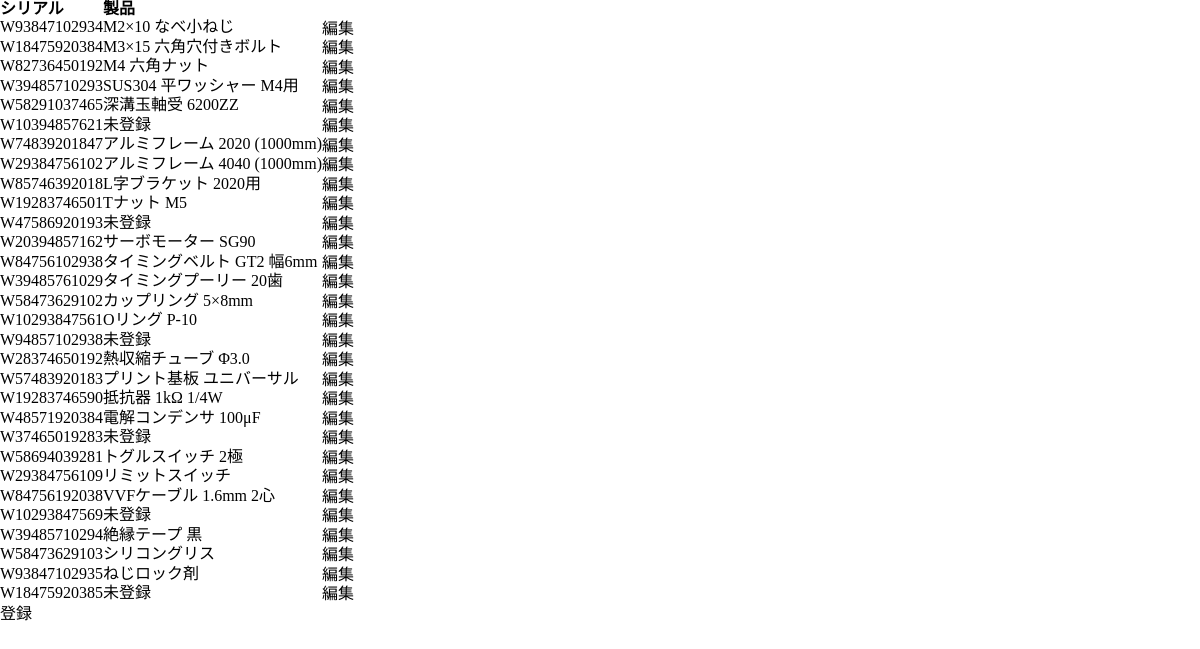
Page /mat.php on the committed database.
### tables this page shows
CREATE TABLE possess_mat (
    mat_id INT AUTO_INCREMENT PRIMARY KEY,
    serial_id CHAR(12) NOT NULL UNIQUE,
    stock_id INT,  
    mat_spec_id INT NOT NULL,
    FOREIGN KEY (stock_id) REFERENCES inventory(stock_id),
    FOREIGN KEY (mat_spec_id) REFERENCES mat_specification(mat_spec_id)
);

CREATE TABLE inventory (
    stock_id INT AUTO_INCREMENT PRIMARY KEY,
    stock_name VARCHAR(100) NOT NULL,
    amount INT NOT NULL,
    border_line INT NOT NULL,
    weight DECIMAL(10,3) NOT NULL,
    img VARCHAR(255) NOT NULL
);

### mat.php (the view, shortened to what this page needs)
<?php require "config/database.php"; ?>
<?php require "header.php"; ?>
<table>
    <tr>
        <th>シリアル</th>
        <th>製品</th>
        <th></th>
    </tr>
    <?php
    $sql = $pdo -> query("
        select * from possess_mat as pm
        left join inventory as i
        on pm.stock_id = i.stock_id
    ");
    foreach($sql as $row){
        echo "<tr>";
        echo "<td>";
        echo $row['serial_id'];
        echo "</td>";
        if(!empty($row["stock_name"])){
            echo "<td>";
            echo $row['stock_name'];
            echo "</td>";
        } else {
            echo "<td class='mat-unlinked'>";
            echo "未登録";
            echo "</td>";
        }
        echo "<td>";
        echo '<button onclick="location.href=', "'mat-edit.php'", '">編集</button>';
        echo "</td>";
        echo "</tr>";
    }
    ?>
</table>
<button onclick="location.href='mat-add.php'">登録</button>

### css/destyle.css (style rules this page uses)
html { line-height: 1.15; -webkit-text-size-adjust: 100%; -webkit-tap-highlight-color: transparent; }
body { margin: 0; }
p, table, blockquote, address, pre, iframe, form, figure, dl { margin: 0; }
button, input, optgroup, select, textarea { -webkit-appearance: none; appearance: none; vertical-align: middle; color: inherit; font: inherit; background: transparent; padding: 0; margin: 0; border-radius: 0; text-align: inherit; text-transform: inherit; }
button, [type="button"], [type="reset"], [type="submit"] { cursor: pointer; }
table { border-color: inherit; border-collapse: collapse; }
td, th { vertical-align: top; padding: 0; }
th { text-align: left; font-weight: bold; }

### rows in the picture
possess_mat: serial "W93847102934", stock.stock_name "M2×10 なべ小ねじ"
possess_mat: serial "W18475920384", stock.stock_name "M3×15 六角穴付きボルト"
possess_mat: serial "W82736450192", stock.stock_name "M4 六角ナット"
possess_mat: serial "W39485710293", stock.stock_name "SUS304 平ワッシャー M4用"
possess_mat: serial "W58291037465", stock.stock_name "深溝玉軸受 6200ZZ"
possess_mat: serial "W10394857621", shows "未登録"
possess_mat: serial "W74839201847", stock.stock_name "アルミフレーム 2020 (1000mm)"
possess_mat: serial "W29384756102", stock.stock_name "アルミフレーム 4040 (1000mm)"
possess_mat: serial "W85746392018", stock.stock_name "L字ブラケット 2020用"
possess_mat: serial "W19283746501", stock.stock_name "Tナット M5"
possess_mat: serial "W47586920193", shows "未登録"
possess_mat: serial "W20394857162", stock.stock_name "サーボモーター SG90"
possess_mat: serial "W84756102938", stock.stock_name "タイミングベルト GT2 幅6mm"
possess_mat: serial "W39485761029", stock.stock_name "タイミングプーリー 20歯"
possess_mat: serial "W58473629102", stock.stock_name "カップリング 5×8mm"
possess_mat: serial "W10293847561", stock.stock_name "Oリング P-10"
possess_mat: serial "W94857102938", shows "未登録"
possess_mat: serial "W28374650192", stock.stock_name "熱収縮チューブ Φ3.0"
possess_mat: serial "W57483920183", stock.stock_name "プリント基板 ユニバーサル"
possess_mat: serial "W19283746590", stock.stock_name "抵抗器 1kΩ 1/4W"
possess_mat: serial "W48571920384", stock.stock_name "電解コンデンサ 100μF"
possess_mat: serial "W37465019283", shows "未登録"
possess_mat: serial "W58694039281", stock.stock_name "トグルスイッチ 2極"
possess_mat: serial "W29384756109", stock.stock_name "リミットスイッチ"
possess_mat: serial "W84756192038", stock.stock_name "VVFケーブル 1.6mm 2心"
possess_mat: serial "W10293847569", shows "未登録"
possess_mat: serial "W39485710294", stock.stock_name "絶縁テープ 黒"
possess_mat: serial "W58473629103", stock.stock_name "シリコングリス"
possess_mat: serial "W93847102935", stock.stock_name "ねじロック剤"
possess_mat: serial "W18475920385", shows "未登録"
